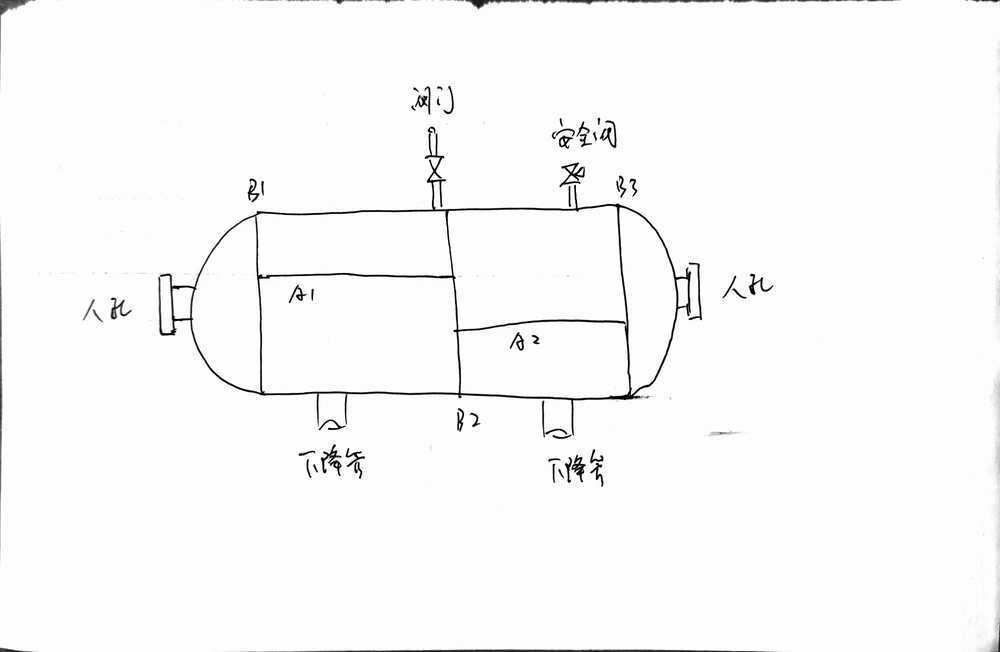
#> input picture sketch-to-cad-vector/assets/手绘容器图.jpg, 1000 x 652 px, shrunk from 1962 x 1280 before the run
$ python measure_lineart.py '../assets/手绘容器图.jpg'
#> lines starting #> are read from the running program, lines starting #| are printed output that depends on the picture; after the words box and inside, x2 and y2 are one past the last pixel; in counts of white or black regions, pixels touching at a corner belong together
#!/usr/bin/env python
# -*- coding: utf-8 -*-
"""measure_lineart.py — 线稿几何量测（用来核对重绘是否走样，不靠肉眼）

打印：主体上下母线、筒体直段长度、封头深度、长径比、顶部/底部接管位置与伸出长度、
两端侧向接管（人孔）方向（朝外还是朝内）。

用法：python measure_lineart.py <img> [<img> ...] [--thr 128]
"""
import sys

import numpy as np
from PIL import Image


def clusters(idxs, gap=6):
    if not idxs:
        return []
    out, s, p = [], idxs[0], idxs[0]
    for i in idxs[1:]:
        if i - p > gap:
            out.append((s, p))
            s = i
        p = i
    out.append((s, p))
    return out


def measure(path, thr=128):
    im = Image.open(path).convert("L")
    a = np.asarray(im)
    H, W = a.shape
    dark = a < thr
    # 去掉照片黑边/满行满列（整行几乎全黑视为扫描边框）
    rowf = dark.mean(axis=1)
    colf = dark.mean(axis=0)
    dark[rowf > 0.85, :] = False
    dark[:, colf > 0.85] = False
    # 再去掉贴边的黑块（照片阴影）：距边 2% 以内
    mx, my = int(W * 0.02), int(H * 0.02)
    dark[:my, :] = False
    dark[-my:, :] = False
    dark[:, :mx] = False
    dark[:, -mx:] = False

    ys, xs = np.nonzero(dark)
    if len(xs) == 0:
        print(path, "no dark pixels"); return
    x0, x1, y0, y1 = xs.min(), xs.max(), ys.min(), ys.max()
    bw, bh = x1 - x0 + 1, y1 - y0 + 1
    print(f"\n=== {path}")
    print(f"尺寸 {W}x{H}  内容包围盒 x[{x0},{x1}] y[{y0},{y1}]  ({bw}x{bh})")

    # 长横线（筒体上下母线）：手绘线有波动，按行覆盖率聚类成带
    hbands = []
    for y in range(y0, y1 + 1):
        xs2 = np.nonzero(dark[y, x0:x1 + 1])[0]
        if len(xs2) > 0.35 * bw:
            run_x = max(clusters(list(xs2), gap=8), key=lambda t: t[1] - t[0])
            hbands.append((y, len(xs2), x0 + run_x[0], x0 + run_x[1]))
    grp = []
    for y, c, rx0, rx1 in hbands:
        if grp and y - grp[-1][0][-1] <= 6:
            grp[-1][0].append(y)
            grp[-1][1] = max(grp[-1][1], c)
            grp[-1][2] = min(grp[-1][2], rx0)
            grp[-1][3] = max(grp[-1][3], rx1)
        else:
            grp.append([[y], c, rx0, rx1])
    print("长横线带(>35%%宽): %s" % [(g[0][0], g[0][-1], int(g[1]), int(g[2]), int(g[3])) for g in grp])
    tops = [(g[0][0] + g[0][-1]) // 2 for g in grp]
    if len(tops) < 2:
        print("!! 母线不足两条，可能阈值或图不对"); return
    st, sb = tops[0], tops[-1]

    # 长竖线
    vlines = []
    for x in range(x0, x1 + 1):
        cnt = int(dark[y0:y1 + 1, x].sum())
        if cnt > 0.35 * (sb - st):
            vlines.append((x, cnt))
    vgrp = []
    for x, c in vlines:
        if vgrp and x - vgrp[-1][-1] <= 4:
            vgrp[-1].append(x)
        else:
            vgrp.append([x])
    print("长竖线(>35%%高): %s" % [(g[0], g[-1]) for g in vgrp])

    # 筒体直段：母线自身覆盖的 x 范围（不含引出线/文字）
    def run_of(row):
        xs2 = np.nonzero(dark[row, :])[0]
        cs = clusters(list(xs2), gap=4)
        return max(cs, key=lambda t: t[1] - t[0]) if cs else (0, 0)
    ls, le = run_of(st)
    straight = le - ls
    diam = sb - st
    # 封头最外端：在上下母线之间（含中心带）最左/最右暗像素
    band = dark[st + 8:sb - 8, :]
    bxs = np.nonzero(band.any(axis=0))[0]
    tips = clusters(list(bxs), gap=4)
    print(f"筒体直段 x[{ls},{le}] 长={straight}   直径(母线间距)={diam}   长径比(直段/直径)={straight/diam:.2f}")
    print(f"含封头总宽 最左={bxs.min()} 最右={bxs.max()} 总长={bxs.max()-bxs.min()}  总长/直径={(bxs.max()-bxs.min())/diam:.2f}")
    if tips:
        print(f"  暗区横向分块: {tips}")

    # 顶部接管：母线上方的暗区聚类（排除文字：文字块与母线不相接）
    def attach(top_row, bot_row, side):
        sub = dark[top_row:bot_row, :]
        if not sub.any():
            return
        cs = clusters(list(np.nonzero(sub.any(axis=0))[0]), gap=8)
        print(f"{side}接管带 x 聚类:")
        for a_, b_ in cs:
            colrows = np.nonzero(sub[:, a_:b_ + 1].any(axis=1))[0]
            print(f"   x[{a_},{b_}] 宽{b_-a_+1}  距母线{'上' if side.startswith('顶') else '下'}"
                  f"{abs(colrows.min()) if side.startswith('顶') else ''}"
                  f" 伸出像素高={colrows.max()-colrows.min()+1} 范围y[{top_row+colrows.min()},{top_row+colrows.max()}]")
    attach(max(0, y0), st - 4, "顶部")
    attach(sb + 5, min(y1, y1) + 1, "底部")

    # 侧向接管：母线带内在主体最左/最右之外的暗区
    inner_l, inner_r = bxs.min(), bxs.max()
    left_of = dark[st:sb + 1, :inner_l]
    right_of = dark[st:sb + 1, inner_r + 1:]
    def side_info(sub, name, base):
        if not sub.any():
            print(f"{name}侧: 无暗区（接管未伸出封头）"); return
        cs = clusters(list(np.nonzero(sub.any(axis=0))[0]), gap=8)
        print(f"{name}侧(封头外) 暗块: {[(a+base, b+base, b-a+1) for a, b in cs]}")
    side_info(left_of, "左", 0)
    side_info(right_of, "右", inner_r + 1)


if __name__ == "__main__":
    args = [a for a in sys.argv[1:] if not a.startswith("--")]
    thr = 128
    for a in sys.argv[1:]:
        if a.startswith("--thr"):
            thr = int(a.split("=")[1])
    for p in args:
        measure(p, thr)
#> in measure, `dark = a < thr`:
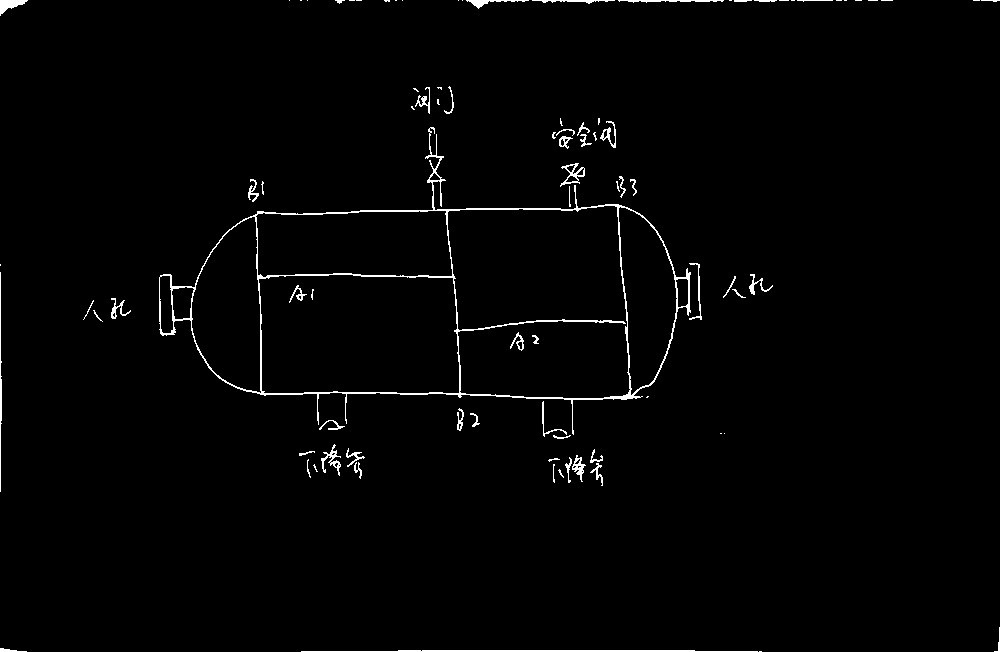
#> dark: shape (652, 1000) bool; 1.5% white in thin lines or dots
#> in measure, `rowf = dark.mean(axis=1)`: rowf = 652 values, max 0.493 at index 651, min 0 at index 16, mean 0.0152
#> in measure, `colf = dark.mean(axis=0)`: colf = 1000 values, max 0.371 at index 0, min 0 at index 28, mean 0.0152
#> in measure, `dark[:, :mx] = False`:
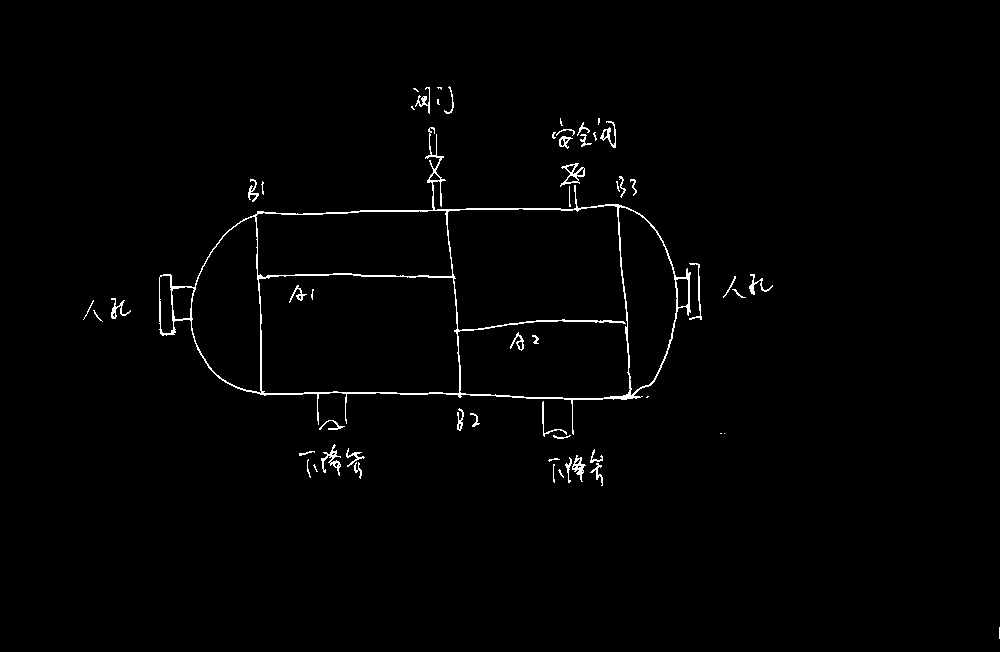
#> dark: shape (652, 1000) bool; 1.2% white in thin lines or dots, all inside (x1, y1, x2, y2) = (83, 86, 1000, 639)
#> in measure, `dark[:, -mx:] = False`: dark: shape (652, 1000) bool; 1.2% white in thin lines or dots, all inside (x1, y1, x2, y2) = (83, 86, 773, 486)
#> in measure, `ys, xs = np.nonzero(dark)`: ys = 7866 values from 86 to 485; xs = 7866 values, max 772 at index 3441, min 83 at index 4437, mean 456
#> in measure, `x0, x1, y0, y1 = xs.min(), xs.max(), ys.min(), ys.max()`: x0 = 83; x1 = 772; y0 = 86; y1 = 485
#> in measure, `bw, bh = x1 - x0 + 1, y1 - y0 + 1`: bw = 690; bh = 400
#| 尺寸 1000x652  内容包围盒 x[83,772] y[86,485]  (690x400)
#> the loop in measure, `for y in range(y0, y1 + 1):` made 400 passes
#> xs2 on passes 1 to 3: [366], [343, 344, 345, 346, 354, 355, 356, 357, 358, 365, 366, 367], [330, 331, 332, 342, 343, 345, 346, 355, 357, 358, 366, 367]
#> after the loop in measure, `for y in range(y0, y1 + 1):`: hbands = []
#| 长横线带(>35%宽): []
